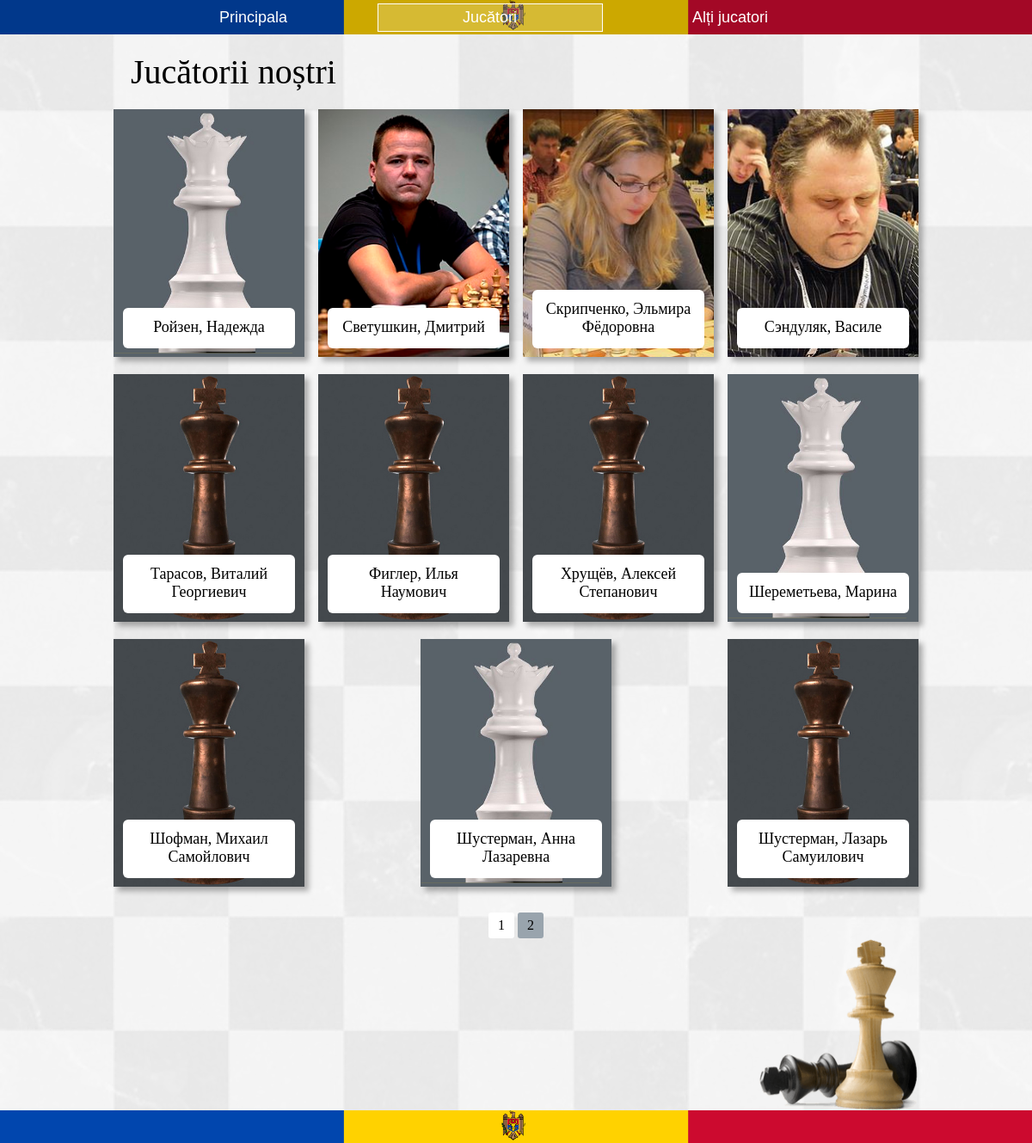
/players?page=2, run on the app's committed database.
### myproject/models.py (models this page shows, shortened)
class Sahisti(db.Model):
    __tablename__ = 'sahisti'
    name = db.Column(db.String, unique=True, nullable=False)
    sex = db.Column(db.String)
    dob = db.Column(db.String)
    place_dob = db.Column(db.String)
    title = db.Column(db.String)
    max_rating = db.Column(db.String)
    actual_rating = db.Column(db.String)
    fide_link = db.Column(db.String)
    id = db.Column(db.Integer, primary_key=True)
    have_img = db.Column(db.Boolean)

### myproject/sahisti/views.py (the view)
@sah.route('/players')
def players():
    page = request.args.get('page', 1, type=int)
    sahisti = Sahisti.query.order_by(Sahisti.name).paginate(page=page, per_page=12)
    return render_template('players.html', sahisti=sahisti)

### myproject/templates/players.html (shortened to what this page needs)
{% extends 'base.html' %}
{% block content %}
  <div class="container-jucatori">
    <h1>Jucătorii noștri</h1>
    <div class="second-continer-jucatori">
{% for sahist in sahisti.items %}
      <div class="card">
        <div class="frame">
          <a href="{{url_for('sah.player', name=sahist.name)}}">
            {% if sahist.have_img == True %}
            <img src="{{url_for('static', filename='img/sahisti/' + sahist.name + '.jpg' )}}" alt="photo" class="photo">
            {% else %}
              {% if sahist.sex == 'Male' %}
                <img src="{{url_for('static', filename='img/sahisti/king_for_photo.jpg')}}" alt="male" class="photo">
              {% else %}
                <img src="{{url_for('static', filename='img/sahisti/queen_for_photo.jpg')}}" alt="female" class="photo">
              {% endif %}
            {% endif %}
          </a>
          <a href="#" class="name" onclick='toggle(this)' title='DETALII'>{{sahist.name}}</a>
        </div>
      </div>
{% endfor %}
    </div>
    <nav aria-label="Page Navigation example">
        <ul class="pagination justify-content-center">
            {% for page_num in sahisti.iter_pages(left_edge=1, right_edge=1, left_current=1, right_current=2) %}
                {% if sahisti.page == page_num %}
                    <li class="page-item disabled">
                        <a href="{{url_for('sah.players', page=page_num)}}" class="page-link">{{page_num}}</a>
                    </li>
                {% else %}
                    <li class="page-item">
                        <a href="{{url_for('sah.players', page=page_num)}}" class="page-link">{{page_num}}</a>
                    </li>
                {% endif %}
            {% endfor %}
        </ul>
    </nav>
    <div class="corner-img">
      <img src="static/img/corner-img.png" alt="chess">
    </div>
  </div>
{% endblock %}

### myproject/static/main.css (style rules this page uses)
* { padding: 0; margin: 0; box-sizing: border-box; }
img { display: block; }
body { width: 100%; }
.board { position: relative; z-index: 1; }
.board:after { content: ""; position: absolute; top: 0; left: 0; width: 100%; min-height: 100vh; height: 100%; opacity: .1; z-index: -1; background: url('img/board.jpg') center center; background-size: cover; }
.container-jucatori { position: relative; min-height: calc(100vh - 70px); width: 78%; margin: 0 auto; padding-bottom: 200px; }
.second-continer-jucatori { display: flex; justify-content: space-between; flex-wrap: wrap; }
h1 { font-family: Tenor Sans; font-size: 40px; font-style: normal; font-weight: 400; padding: 20px; }
.card { background: #fff; overflow: hidden; filter: drop-shadow(5px 5px 3px rgba(0, 0, 0, 0.3)); margin-bottom: 20px; }
.frame { position: relative; width: 18.5vw; height: 24vw; overflow: hidden; }
.frame img { position: absolute; width: 100%; height: 100%; object-fit: cover; }
.name { position: absolute; bottom: 10px; border-radius: 6px; background-color: #fff; width: 90%; margin: 0 5%; padding: 12px 8px 14px; text-decoration: none; color: #000; font-family: Tenor Sans; font-size: 18px; text-align: center; }
.corner-img { position: absolute; bottom: 0; right: 0; }
.corner-img img { max-height: 200px; }
.pagination { display: flex; list-style-type: none; text-decoration: none; justify-content: center; margin-top: 10px; }
.page-item { margin: 0 2px; }
.disabled .page-link { background-color: #99A4AD; }
.page-link { display: block; border-radius: 3px; background-color: #fff; padding: 5px 10px; text-decoration: none; color: #000; border: 1px solid transparent; }

### data on the page
Sahisti: have_img False (drawn), name "Ройзен, Надежда"
Sahisti: name (picture), name "Светушкин, Дмитрий"
Sahisti: name (picture), name "Скрипченко, Эльмира Фёдоровна"
Sahisti: name (picture), name "Сэндуляк, Василе"
Sahisti: have_img False (drawn), name "Тарасов, Виталий Георгиевич"
Sahisti: have_img False (drawn), name "Фиглер, Илья Наумович"
Sahisti: have_img False (drawn), name "Хрущёв, Алексей Степанович"
Sahisti: have_img False (drawn), name "Шереметьева, Марина"
Sahisti: have_img False (drawn), name "Шофман, Михаил Самойлович"
Sahisti: have_img False (drawn), name "Шустерман, Анна Лазаревна"
Sahisti: have_img False (drawn), name "Шустерман, Лазарь Самуилович"

### other printed values
{{ page_num }} "1"
{{ page_num }} "2"
